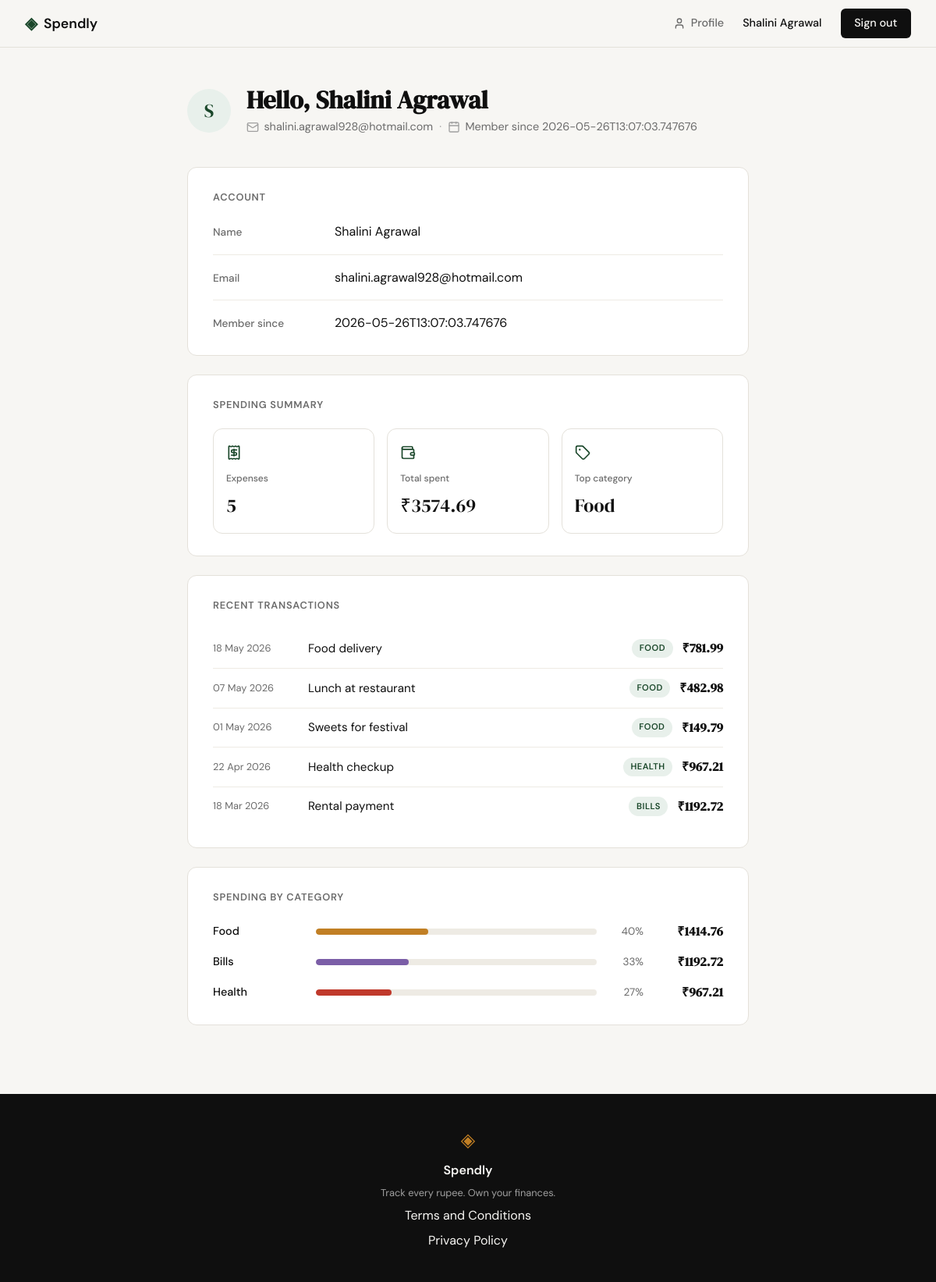
Screenshot of /profile (signed in) with the database file from the repository.
### tables this page shows
CREATE TABLE users (
            id            INTEGER PRIMARY KEY AUTOINCREMENT,
            name          TEXT NOT NULL,
            email         TEXT UNIQUE NOT NULL,
            password_hash TEXT NOT NULL,
            created_at    TEXT NOT NULL DEFAULT (datetime('now'))
        );

CREATE TABLE expenses (
            id          INTEGER PRIMARY KEY AUTOINCREMENT,
            user_id     INTEGER NOT NULL,
            amount      REAL    NOT NULL,
            category    TEXT    NOT NULL,
            date        TEXT    NOT NULL,
            description TEXT,
            created_at  TEXT    NOT NULL DEFAULT (datetime('now')),
            FOREIGN KEY (user_id) REFERENCES users(id)
        );

### app.py (the view)
@app.route("/profile")
def profile():
    user_id = session.get("user_id")
    if not user_id:
        flash("Please log in to view your profile.")
        return redirect(url_for("login"))
    user = get_user_by_id(user_id)
    if user is None:
        session.clear()
        flash("Please log in to view your profile.")
        return redirect(url_for("login"))
    summary = get_summary_stats(user_id)
    transactions = get_recent_transactions(user_id)
    categories = get_category_breakdown(user_id)
    return render_template(
        "profile.html",
        user=user,
        summary=summary,
        transactions=transactions,
        categories=categories,
    )

### database/db.py (called while the page is built)
def get_db():
    conn = sqlite3.connect(DB_PATH)
    conn.row_factory = sqlite3.Row
    conn.execute("PRAGMA foreign_keys = ON")
    return conn

### database/queries.py (called while the page is built)
def get_user_by_id(user_id):
    conn = get_db()
    try:
        row = conn.execute(
            "SELECT name, email, created_at FROM users WHERE id = ?",
            (user_id,),
        ).fetchone()
    finally:
        conn.close()
    if row is None:
        return None
    try:
        member_since = datetime.strptime(
            row["created_at"], "%Y-%m-%d %H:%M:%S"
        ).strftime("%B %Y")
    except (TypeError, ValueError):
        member_since = row["created_at"]
    return {
        "name": row["name"],
        "email": row["email"],
        "member_since": member_since,
    }

def get_summary_stats(user_id):
    conn = get_db()
    try:
        totals = conn.execute(
            """
            SELECT COUNT(*) AS n,
                   COALESCE(SUM(amount), 0.0) AS total
            FROM expenses
            WHERE user_id = ?
            """,
            (user_id,),
        ).fetchone()
        top = conn.execute(
            """
            SELECT category, SUM(amount) AS s
            FROM expenses
            WHERE user_id = ?
            GROUP BY category
            ORDER BY s DESC, category ASC
            LIMIT 1
            """,
            (user_id,),
        ).fetchone()
    finally:
        conn.close()
    return {
        "total_spent": float(totals["total"]),
        "transaction_count": int(totals["n"]),
        "top_category": top["category"] if top else "—",
    }

def get_recent_transactions(user_id, limit=10):
    conn = get_db()
    try:
        rows = conn.execute(
            """
            SELECT date, description, category, amount
            FROM expenses
            WHERE user_id = ?
            ORDER BY date DESC, id DESC
            LIMIT ?
            """,
            (user_id, limit),
        ).fetchall()
    finally:
        conn.close()
    transactions = []
    for row in rows:
        try:
            display_date = datetime.strptime(row["date"], "%Y-%m-%d").strftime("%d %b %Y")
        except (TypeError, ValueError):
            display_date = row["date"]
        transactions.append({
            "date": display_date,
            "description": row["description"],
            "category": row["category"],
            "amount": row["amount"],
        })
    return transactions

### templates/profile.html (shortened to what this page needs)
{% extends "base.html" %}
{% block content %}
<section class="profile-section">
    <div class="profile-container">
        <header class="profile-header">
            <div class="profile-avatar" aria-hidden="true">
                {{ user.name[0]|upper }}
            </div>
            <div class="profile-headings">
                <h1 class="profile-title">Hello, {{ user.name }}</h1>
                <p class="profile-meta">
                    <span class="profile-meta-item">
                        <i data-lucide="mail"></i>{{ user.email }}
                    </span>
                    <span class="profile-meta-sep">·</span>
                    <span class="profile-meta-item">
                        <i data-lucide="calendar"></i>Member since {{ user.member_since }}
                    </span>
                </p>
            </div>
        </header>
        <section class="profile-card" aria-labelledby="account-heading">
            <h2 id="account-heading" class="profile-card-title">Account</h2>
            <dl class="profile-fields">
                <div class="profile-field">
                    <dt>Name</dt>
                    <dd>{{ user.name }}</dd>
                </div>
                <div class="profile-field">
                    <dt>Email</dt>
                    <dd>{{ user.email }}</dd>
                </div>
                <div class="profile-field">
                    <dt>Member since</dt>
                    <dd>{{ user.member_since }}</dd>
                </div>
            </dl>
        </section>
        <section class="profile-card" aria-labelledby="summary-heading">
            <h2 id="summary-heading" class="profile-card-title">Spending summary</h2>
            <div class="profile-stats">
                <div class="mock-stat-card profile-stat">
                    <i data-lucide="receipt" class="profile-stat-icon"></i>
                    <span class="stat-label">Expenses</span>
                    <span class="stat-value">{{ summary.transaction_count }}</span>
                </div>
                <div class="mock-stat-card profile-stat">
                    <i data-lucide="wallet" class="profile-stat-icon"></i>
                    <span class="stat-label">Total spent</span>
                    <span class="stat-value profile-stat-amount">₹{{ "%.2f"|format(summary.total_spent) }}</span>
                </div>
                <div class="mock-stat-card profile-stat">
                    <i data-lucide="tag" class="profile-stat-icon"></i>
                    <span class="stat-label">Top category</span>
                    {% if summary.top_category != "—" %}
                        <span class="stat-value">{{ summary.top_category }}</span>
                    {% else %}
                        <span class="profile-stat-empty">No expenses yet</span>
                    {% endif %}
                </div>
            </div>
        </section>
        <section class="profile-card" aria-labelledby="transactions-heading">
            <h2 id="transactions-heading" class="profile-card-title">Recent transactions</h2>
            {% if transactions %}
                <ul class="profile-tx-list">
                    {% for tx in transactions %}
                        <li class="profile-tx-row">
                            <span class="profile-tx-date">{{ tx.date }}</span>
                            <span class="profile-tx-description">{{ tx.description }}</span>
                            <span class="profile-tx-category">{{ tx.category }}</span>
                            <span class="profile-tx-amount">₹{{ "%.2f"|format(tx.amount) }}</span>
                        </li>
                    {% endfor %}
                </ul>
            {% else %}
                <p class="profile-stat-empty">No transactions yet.</p>
            {% endif %}
        </section>
        <section class="profile-card" aria-labelledby="categories-heading">
            <h2 id="categories-heading" class="profile-card-title">Spending by category</h2>
            {% if categories %}
                <div class="profile-cat-list">
                    {% for cat in categories %}
                        <div class="profile-cat-row">
                            <span class="profile-cat-label">{{ cat.name }}</span>
                            <div class="profile-cat-track">
                                <div class="profile-cat-bar profile-cat-bar--{{ cat.name|lower }}" style="--pct: {{ cat.pct }}%"></div>
                            </div>
                            <span class="profile-cat-pct">{{ cat.pct }}%</span>
                            <span class="profile-cat-amount">₹{{ "%.2f"|format(cat.amount) }}</span>
                        </div>
                    {% endfor %}
                </div>
            {% else %}
                <p class="profile-stat-empty">No expenses to break down yet.</p>
            {% endif %}
        </section>
    </div>
</section>
{% endblock %}

### templates/base.html (shortened to what this page needs)
<!DOCTYPE html>
<html lang="en">
<head>
    <link rel="stylesheet" href="{{ url_for('static', filename='css/style.css') }}">
</head>
<body>
    <nav class="navbar">
        <div class="nav-inner">
            <a href="{{ url_for('landing') }}" class="nav-brand">
                <span class="brand-icon">◈</span>
                <span class="brand-name">Spendly</span>
            </a>
            <div class="nav-links">
                {% if session.get('user_id') %}
                    <a href="{{ url_for('profile') }}" class="nav-link-profile">
                        <i data-lucide="user"></i>Profile
                    </a>
                    <span class="nav-user">{{ session['user_name'] }}</span>
                    <a href="{{ url_for('logout') }}" class="nav-cta">Sign out</a>
                {% else %}
                    <a href="{{ url_for('login') }}">Sign in</a>
                    <a href="{{ url_for('register') }}" class="nav-cta">Get started</a>
                {% endif %}
            </div>
        </div>
    </nav>
    <main class="main-content">
        {% block content %}{% endblock %}
    </main>
    <footer class="footer">
        <div class="footer-inner">
            <span class="brand-icon">◈</span>
            <span class="footer-name">Spendly</span>
            <p class="footer-copy">Track every rupee. Own your finances.</p>
            <a href="{{ url_for('terms') }}">Terms and Conditions</a>
            <a href="{{ url_for('privacy') }}">Privacy Policy</a>
        </div>
    </footer>
</body>
</html>

### rows the page displays
users: user_name "Shalini Agrawal", name "S", name "Shalini Agrawal", email "shalini.agrawal928@hotmail.com", member_since "2026-05-26T13:07:03.747676"
expenses: date "18 May 2026", description "Food delivery", category "FOOD", amount "781.99"
expenses: date "07 May 2026", description "Lunch at restaurant", category "FOOD", amount "482.98"
expenses: date "01 May 2026", description "Sweets for festival", category "FOOD", amount "149.79"
expenses: date "22 Apr 2026", description "Health checkup", category "HEALTH", amount "967.21", name "Health", pct "27"
expenses: date "18 Mar 2026", description "Rental payment", category "BILLS", amount "1192.72", name "Bills", pct "33"

### other values shown
{{ summary.transaction_count }} "5"
{{ "%.2f"|format(summary.total_spent) }} "3574.69"
{{ summary.top_category }} "Food"
{{ cat.name }} "Food"
{{ cat.pct }} "40"
{{ "%.2f"|format(cat.amount) }} "1414.76"
